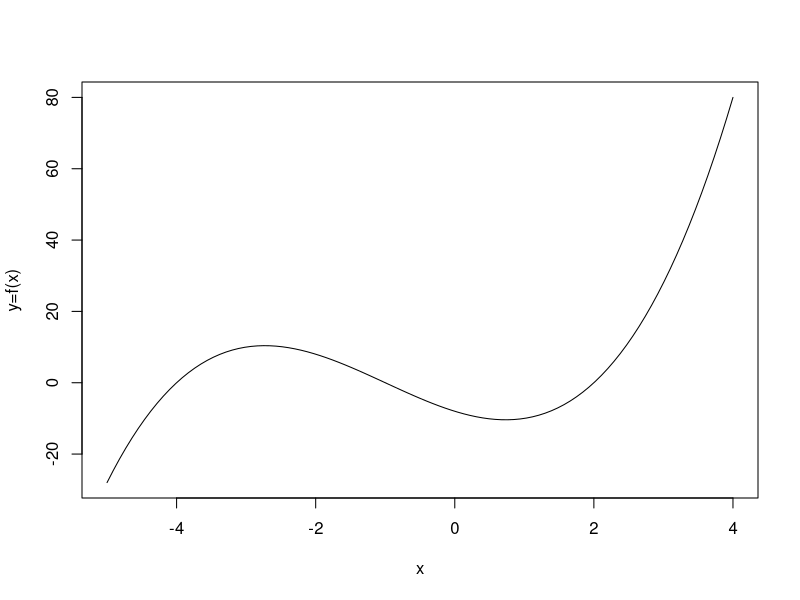
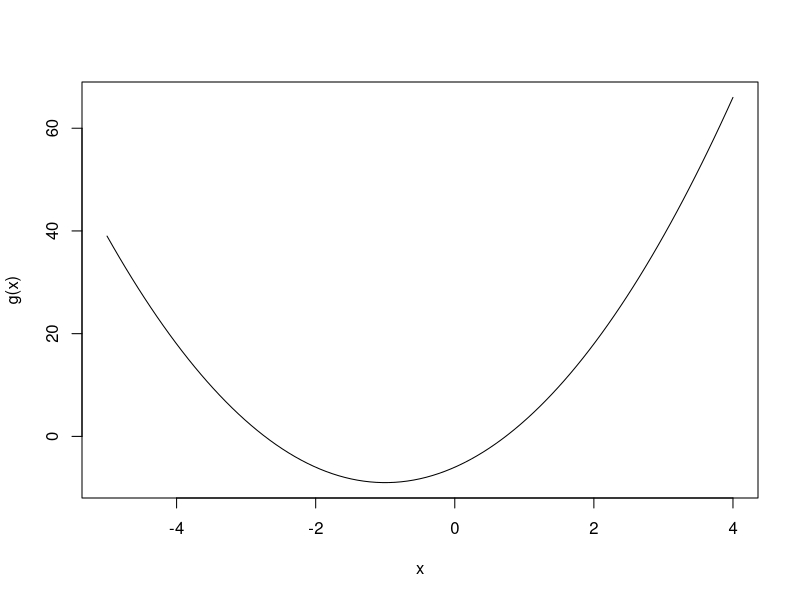

Recreate these plots in R, in order.
f<-function(x){
  print(x)
  return(x^2)
}

f<-function(x) (x^3+3*x^2-6*x-8)

curve(f, -5, 4, ylab='y=f(x)')

g<-function(x){}
body(g)<-D(body(f), 'x')
curve(g, -5,4 ,ylab='g(x)')

f2=function(x) (x^2+1)
integrate(f2, lower=0, upper=1)

integrate(g, lower=0, upper=10)

newton=function(f, tol=1e-7, x0=1, N=100){
  h=1e-7;
  i=1
  x1=x0;
  p=numeric(N)
  
  while(i<=N){
    df.dx=(f(x0+h)-f(x0))/h
    x1=(x0-(f(x0)/df.dx))
    
    p[i]=x1
    i=i+1
    
    if(abs(x1-x0)<tol) break
  }
  
  return(p[1:(i-1)])
}

f<-function(x)(x^2-2)
newton(f)
f<-function(x) (x^3+3*x^2-6*x-8)
newton(f)
